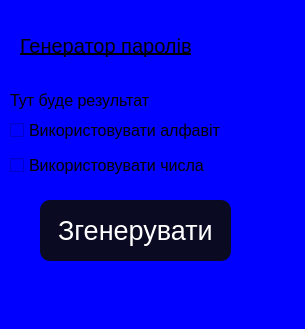
<?xml version="1.0" encoding="UTF-8"?>
<ui version="4.0">
 <class>MainWindow</class>
 <widget class="QMainWindow" name="MainWindow">
  <property name="geometry">
   <rect>
    <x>0</x>
    <y>0</y>
    <width>305</width>
    <height>329</height>
   </rect>
  </property>
  <property name="windowTitle">
   <string>MainWindow</string>
  </property>
  <property name="styleSheet">
   <string notr="true">background-color: blue;</string>
  </property>
  <widget class="QWidget" name="centralwidget">
   <widget class="QLabel" name="title">
    <property name="geometry">
     <rect>
      <x>20</x>
      <y>10</y>
      <width>251</width>
      <height>71</height>
     </rect>
    </property>
    <property name="font">
     <font>
      <family>Microsoft YaHei UI</family>
      <pointsize>15</pointsize>
      <underline>true</underline>
     </font>
    </property>
    <property name="styleSheet">
     <string notr="true">color: black;</string>
    </property>
    <property name="text">
     <string>Генератор паролів</string>
    </property>
   </widget>
   <widget class="QLabel" name="result">
    <property name="geometry">
     <rect>
      <x>10</x>
      <y>70</y>
      <width>231</width>
      <height>61</height>
     </rect>
    </property>
    <property name="font">
     <font>
      <pointsize>12</pointsize>
     </font>
    </property>
    <property name="styleSheet">
     <string notr="true">color: black;</string>
    </property>
    <property name="text">
     <string>Тут буде результат </string>
    </property>
   </widget>
   <widget class="QCheckBox" name="cb_numbers">
    <property name="geometry">
     <rect>
      <x>10</x>
      <y>150</y>
      <width>261</width>
      <height>31</height>
     </rect>
    </property>
    <property name="font">
     <font>
      <pointsize>12</pointsize>
     </font>
    </property>
    <property name="styleSheet">
     <string notr="true">color: black;</string>
    </property>
    <property name="text">
     <string>Використовувати числа</string>
    </property>
   </widget>
   <widget class="QCheckBox" name="cb_alphabet">
    <property name="geometry">
     <rect>
      <x>10</x>
      <y>110</y>
      <width>271</width>
      <height>41</height>
     </rect>
    </property>
    <property name="font">
     <font>
      <pointsize>12</pointsize>
     </font>
    </property>
    <property name="styleSheet">
     <string notr="true">color: black;</string>
    </property>
    <property name="text">
     <string>Використовувати алфавіт</string>
    </property>
   </widget>
   <widget class="QPushButton" name="pushButton">
    <property name="geometry">
     <rect>
      <x>40</x>
      <y>200</y>
      <width>191</width>
      <height>61</height>
     </rect>
    </property>
    <property name="font">
     <font>
      <pointsize>20</pointsize>
     </font>
    </property>
    <property name="styleSheet">
     <string notr="true"> position: absolute;
    top:50%;
    background-color:#0a0a23;
    color: #fff;
    border:none;
    border-radius:10px;
    box-shadow: 0px 0px 2px 2px rgb(0,0,0);</string>
    </property>
    <property name="text">
     <string>Згенерувати</string>
    </property>
   </widget>
  </widget>
 </widget>
 <resources/>
 <connections/>
</ui>
